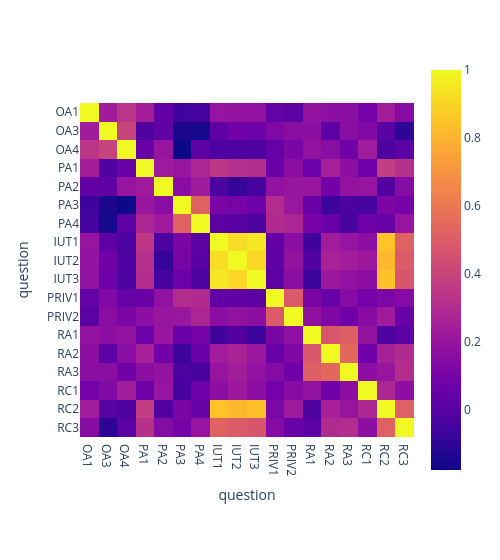

The cell this chart's notebook holds for it:
### Code cell
fig = px.imshow(corr)
fig.update_layout({"width": 500})
fig.update_xaxes({"title": "question"})
fig.show()

### Figure 1 — Plotly figure (JSON) as saved in the notebook; plotly's stock layout.template omitted (floating-point values rounded to 4 significant figures; data arrays with more than 128 entries replaced by an {"elided": "..."} marker saying what was removed)
{"data": [{"coloraxis": "coloraxis", "hovertemplate": "x: %{x}<br>question: %{y}<br>color: %{z}<extra></extra>", "name": "0", "type": "heatmap", "x": ["OA1", "OA3", "OA4", "PA1", "PA2", "PA3", "PA4", "IUT1", "IUT2", "IUT3", "PRIV1", "PRIV2", "RA1", "RA2", "RA3", "RC1", "RC2", "RC3"], "xaxis": "x", "y": ["OA1", "OA3", "OA4", "PA1", "PA2", "PA3", "PA4", "IUT1", "IUT2", "IUT3", "PRIV1", "PRIV2", "RA1", "RA2", "RA3", "RC1", "RC2", "RC3"], "yaxis": "y", "z": {"elided": "18x18 float values"}}], "layout": {"coloraxis": {"colorscale": [[0, "#0d0887"], [0.1111, "#46039f"], [0.2222, "#7201a8"], [0.3333, "#9c179e"], [0.4444, "#bd3786"], [0.5556, "#d8576b"], [0.6667, "#ed7953"], [0.7778, "#fb9f3a"], [0.8889, "#fdca26"], [1, "#f0f921"]]}, "margin": {"t": 60}, "width": 500, "xaxis": {"anchor": "y", "constrain": "domain", "domain": [0, 1], "scaleanchor": "y", "title": {"text": "question"}}, "yaxis": {"anchor": "x", "autorange": "reversed", "constrain": "domain", "domain": [0, 1], "title": {"text": "question"}}}}
